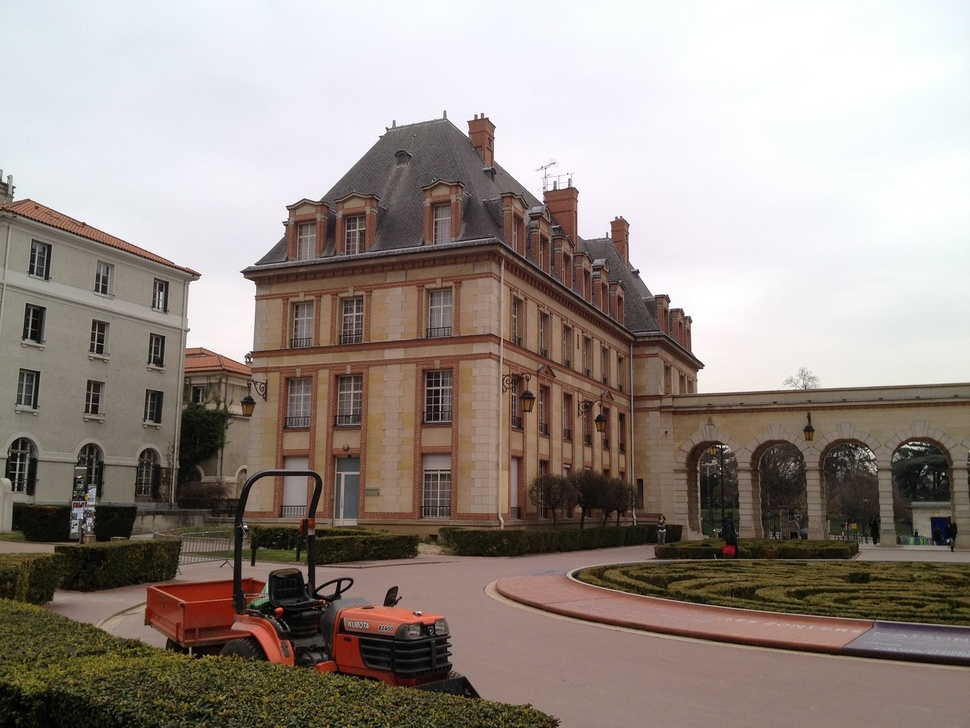
#> input picture images/ho1.jpg, 970 x 728 px, shrunk from 1306 x 980 before the run, found by its file name
$ python CV_Final.py
#> lines starting #> are read from the running program, lines starting #| are printed output that depends on the picture
import os
import numpy as np
from PIL import Image
import math


image_path = "C:/Users/ehy84/Desktop/YUJIN/2021-2/CV/CV_Final/images/" # 원본 이미지 디렉토리
opencv_canny_path = "C:/Users/ehy84/Desktop/YUJIN/2021-2/CV/CV_Final/images/cv2_test/" # cv2로 생성한 이미지 디렉토리
Thresholding_path = "C:/Users/ehy84/Desktop/YUJIN/2021-2/CV/CV_Final/images/Thresholding/" # Thresholding시 픽셀 값 설정 방법 다르게 생성한 이미지들 디렉토리
filter_path = "C:/Users/ehy84/Desktop/YUJIN/2021-2/CV/CV_Final/images/filter/" # filter 다르게 생성한 이미지들 디렉토리
image_name = ["ho1.jpg", "ho2.jpg", "ho3.jpg", "im2.png", "im6.png"] # 원본 이미지 이름
edge_name = ["15_5_0.jpg", "15_5_1.jpg", "15_5_2.jpg", "15_5_3.jpg", "15_5_4.jpg", "100_10_0.jpg", "100_10_1.jpg", "100_10_2.jpg", "100_10_3.jpg" ,"100_10_4.jpg"] # 생성한 이미지 이름

CHANNEL = 1

# 이미지 회색조 변환
def gray_scale(Image):
    len_row = len(Image)
    len_col = len(Image[0])
    len_channel = 3

    # 결과값으로 반환될 리스트
    result = [[[0 for c in range(CHANNEL)] for i in range(len_col)] for j in range(len_row)]

    for i in range(len_row):
        for j in range(len_col):
            value = 0
            #NTSC RGB to Grayscale 변환 공식 이용(png), PIL은 채널이 RGB 순서로 되어있기 때문에 아래와 같은 조건문 사용
            for c in range(len_channel):
                if c == 0:
                    value = value + 0.299 * Image[i][j][c]
                elif c == 1:
                    value = value + 0.587 * Image[i][j][c]
                elif c == 2:
                    value = value + 0.114 * Image[i][j][c]
            result[i][j][0] = value # 결과 리스트에 저장

    return result

# 차원 줄이기(grayscale 이미지의 shape은 (H, W)이고 아래 함수들에서 동작하는 이미지의 shape은 (H, W, C) 이다.)
def squeeze(Image):
    len_row = len(Image)
    len_col = len(Image[0])

    result = [[0 for i in range(len_col)] for j in range(len_row)] # 결과값

    for i in range(len_row):
        for j in range(len_col):
            for c in range(CHANNEL):
                value = Image[i][j][c] # Channel 차원의 value 받아오기
            result[i][j] = value # 2차원 이미지에 저장
    return result

# zero padding function
def zero_padding(Image):
    len_row = len(Image) # 행의 길이
    len_col = len(Image[0]) # 열의 길이

    zero_pad = [[0 for k in range(CHANNEL)] for i in range(len_col + 2)] # 이미지의 top과 bottom에 추가할 zero padding

    result_img = [[[0 for k in range(CHANNEL)] for i in range(0, len_col)] for j in range(len_row)] # 결과값으로 나갈 이미지

    # 결과값으로 나갈 이미지에 원래 이미지를 복사
    for i in range(len_row):
        for j in range(len_col):
            for c in range(CHANNEL):
                result_img[i][j][c] = Image[i][j][c]

    for i in range(0, len_row):
        result_img[i].insert(0, [0,0,0]) # 각 행의 맨 왼쪽에 zero padding
        result_img[i].append([0,0,0]) # 각 행의 맨 왼쪽에 zero padding

    result_img.insert(0, zero_pad) # 이미지의 top에 zero padding 추가
    result_img.append(zero_pad) # 이미지의 bottom에 zero padding 추가

    return result_img

# 2d convolution function
def conv2d(Image, Filter):

    len_row_img = len(Image) # 이미지 행의 길이
    len_col_img = len(Image[0]) # 이미지 열의 길이

    len_row_fil = len(Filter) # 필터 이미지 행의 길이
    len_col_fil = len(Filter[0]) # 필터 이미지 열의 길이

    row_out = len_row_img - len_row_fil + 1 # convolution 연산 결과로 나올 이미지 리스트의 행 길이
    col_out = len_col_img - len_col_fil + 1 # convolution 연산 결과로 나올 이미지 리스트의 열 길이

    out = [[[0 for k in range(CHANNEL)] for i in range(col_out)] for j in range(row_out)] # convolution 연산 결과로 나올 이미지 리스트

    # convolution 연산 반복문
    for i in range(row_out):
        for j in range(col_out):
            for c in range(CHANNEL): # RGB 채널마다 계산
                channel_val = 0 # 결과 이미지에 들어갈 값 0으로 초기화
                for k in range(len_row_fil):
                    for z in range(len_col_fil):
                        channel_val = channel_val + Image[i + k][j + z][c] * Filter[k][z][c] # convolution 연산
                out[i][j][c] = channel_val # 연산 수행 결과를 결과 이미지에 대입
    return out

def gaussian_smoothing(Image):
    Image = zero_padding(Image) # 가장자리 처리, 이미지 사이즈 변화를 막기 위한 zero padding
    Gaussain_Filter = [[[1/16 , 1/16, 1/16], [1/8 , 1/8, 1/8], [1/16 , 1/16, 1/16]],
                       [[1/8 , 1/8, 1/8], [1/4 , 1/4, 1/4], [1/8 , 1/8, 1/8]],
                       [[1/16 , 1/16, 1/16], [1/8 , 1/8, 1/8], [1/16 , 1/16, 1/16]]]
    result = conv2d(Image, Gaussain_Filter)
    return result

# partial derivative wrt x
# [183 lines left out: functions derivation_x, derivation_y, mag_or, NMS, Canny, PSNR, not called in this run]

#LoG
def LoG(Image):
    Image = gaussian_smoothing(Image) # gaussian smoothing
    Image = zero_padding(Image) # 가장자리 처리, 이미지 사이즈 변화를 막기 위한 zero padding
    Laplacian_filter = [[[0 for i in range(CHANNEL)], [1 for i in range(CHANNEL)], [0 for i in range(CHANNEL)]],
                       [[1 for i in range(CHANNEL)], [-4 for i in range(CHANNEL)], [1 for i in range(CHANNEL)]],
                       [[0 for i in range(CHANNEL)], [1 for i in range(CHANNEL)], [0 for i in range(CHANNEL)]]] # Laplacian filter
    result = conv2d(Image, Laplacian_filter)
    return result

def main():
    #edge image 생성
    for i in range(5): # 원본 이미지 5장 모두에 대해서
        img1 = Image.open(image_path + image_name[i]) # 이미지 로드
#> img1 is the input picture: PIL image 970x728 RGB; mean R, G, B 152.1, 141.8, 135.1
        img1 = np.array(img1) # 이미지 numpy array 변환
        img1 = img1.tolist() # numpy array를 list로 변환
#> img1 = 728 items
        img1 = gray_scale(img1) # gray scaling
#> in gray_scale, `len_row = len(Image)`: len_row = 728
#> in gray_scale, `len_col = len(Image[0])`: len_col = 970
#> after the loop in gray_scale, `for i in range(len_row):`: result = 728 items

        x_der = LoG(img1) # Canny edge detector 실행
#> in zero_padding, `len_row = len(Image)`: len_row = 728
#> after the loop in zero_padding, `for i in range(len_row):`: result_img = 728 items
#> in gaussian_smoothing, `Image = zero_padding(Image)`: Image = 730 items
#> in conv2d, `len_row_img = len(Image)`: len_row_img = 730
#> in conv2d, `len_col_img = len(Image[0])`: len_col_img = 972
#> in conv2d, `row_out = len_row_img - len_row_fil + 1`: row_out = 728
#> in conv2d, `col_out = len_col_img - len_col_fil + 1`: col_out = 970
#> after the loop in conv2d, `for i in range(row_out):`: out = 728 items
#> in LoG, `Image = zero_padding(Image)`: Image = 730 items
#> in LoG, `result = conv2d(Image, Laplacian_filter)`: result = 728 items
#> x_der = 728 items
        x_der = squeeze(x_der) # 이미지 저장을 위한 차원 축소
#> in squeeze, `len_row = len(Image)`: len_row = 728
#> after the loop in squeeze, `for i in range(len_row):`: result = 728 items
        x_der = np.array(x_der) # 리스트를 numpy array로 변환
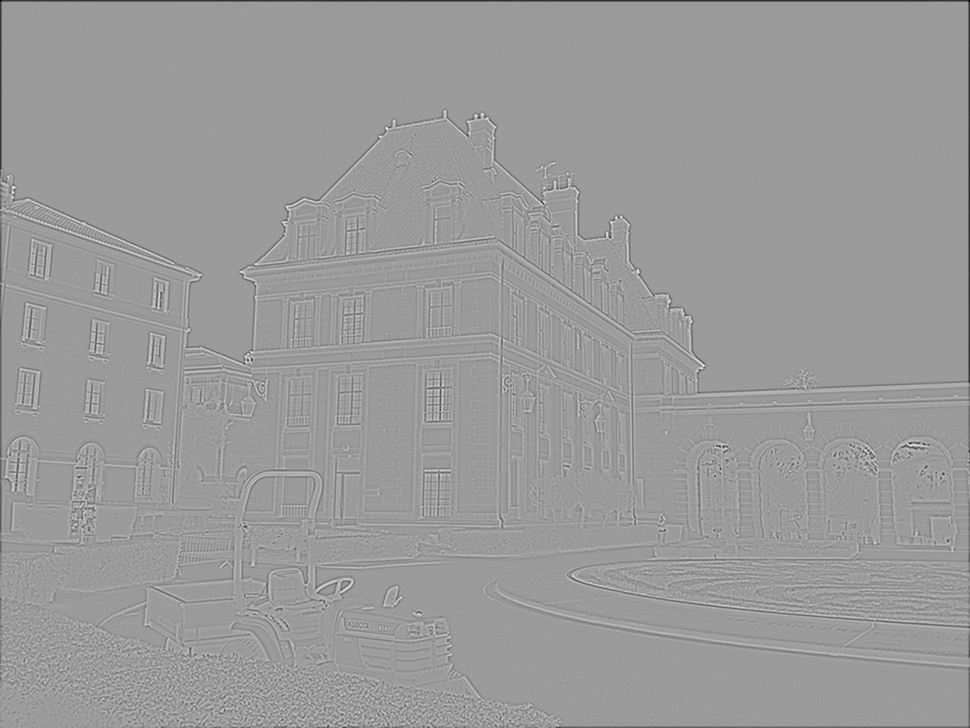
#> x_der: shape (728, 970) float64; min -178.9, max 115.2, mean -0.6; drawn with min black and max white
        x_der = Image.fromarray((x_der * 1).astype(np.float32)).convert('L') # numpy array를 PIL.Image화
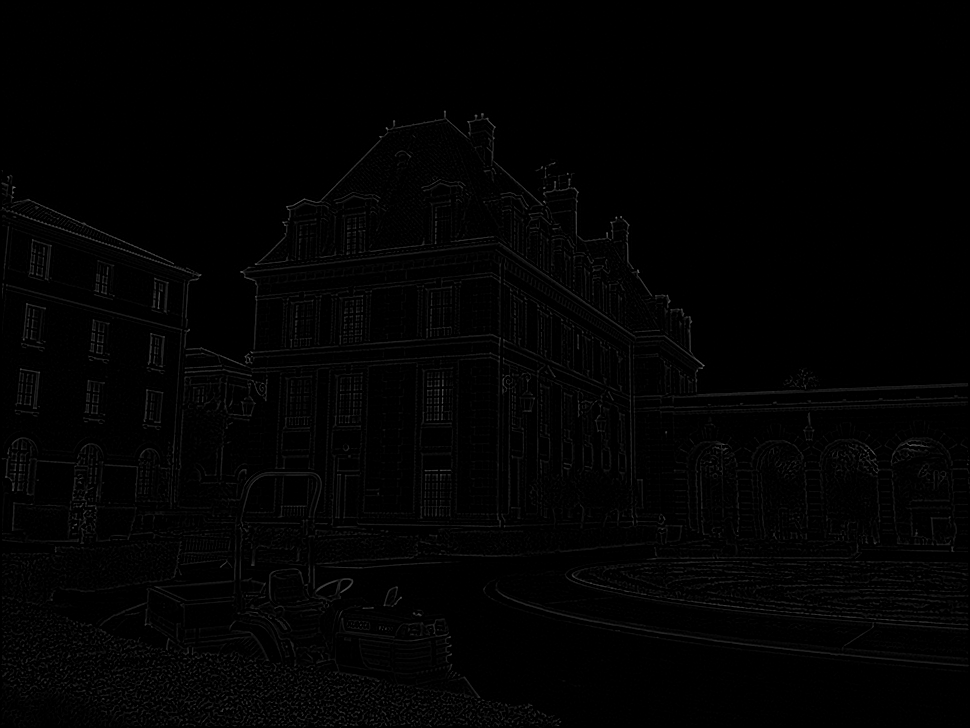
#> x_der: PIL image 970x728 L; min 0, max 115, mean 2.4
        x_der.save(image_path + "LoG_" + str(i) + ".JPG") # 이미지 저장
#> pass 2 of the loop in main, `for i in range(5):`:
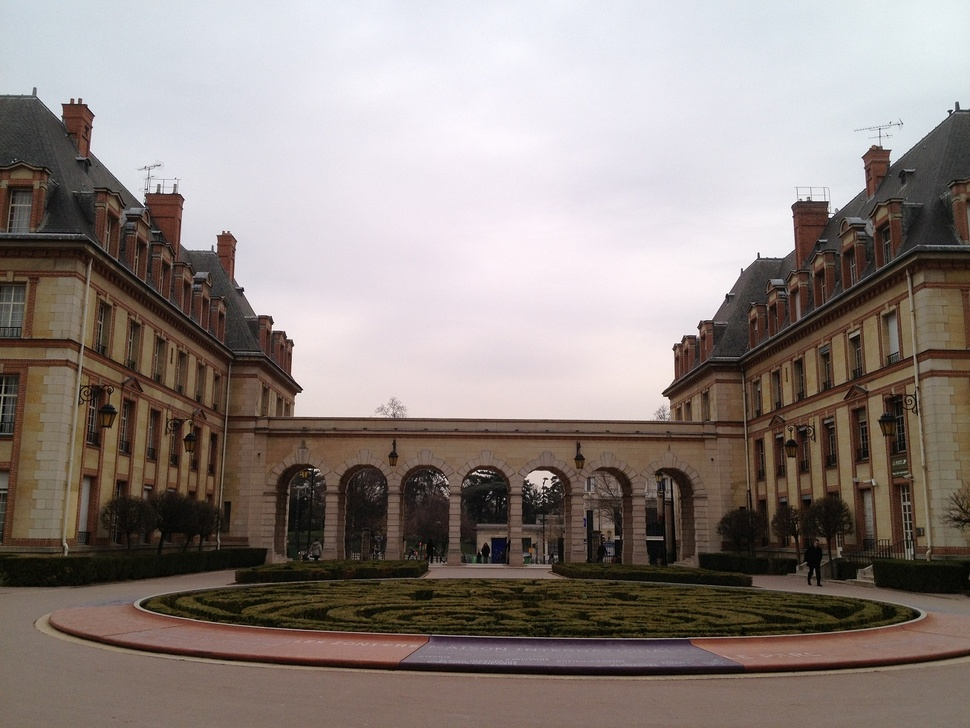
#> input picture images/ho2.jpg, 970 x 728 px, shrunk from 1306 x 980 before the run, found by its file name
#> in main, img1 is the input picture: PIL image 970x728 RGB; mean R, G, B 142.4, 132.2, 127.7
#> in main, `x_der = np.array(x_der)`:
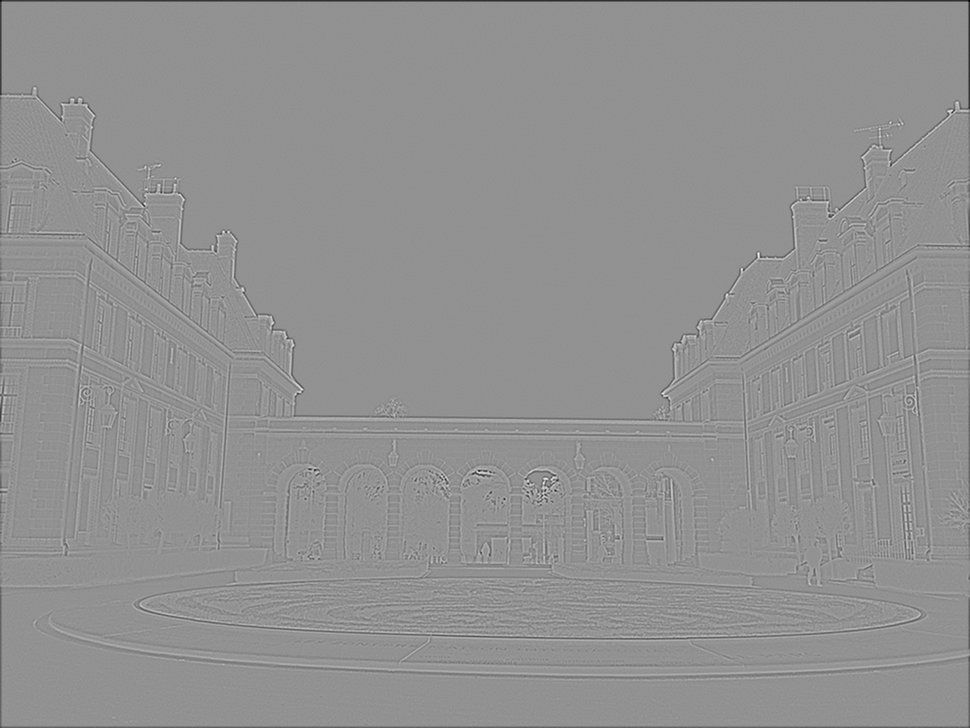
#> x_der: shape (728, 970) float64; min -174.2, max 129.7, mean -0.5; drawn with min black and max white
#> in main, `x_der = Image.fromarray((x_der * 1).astype(np.float32)).convert('L')`:
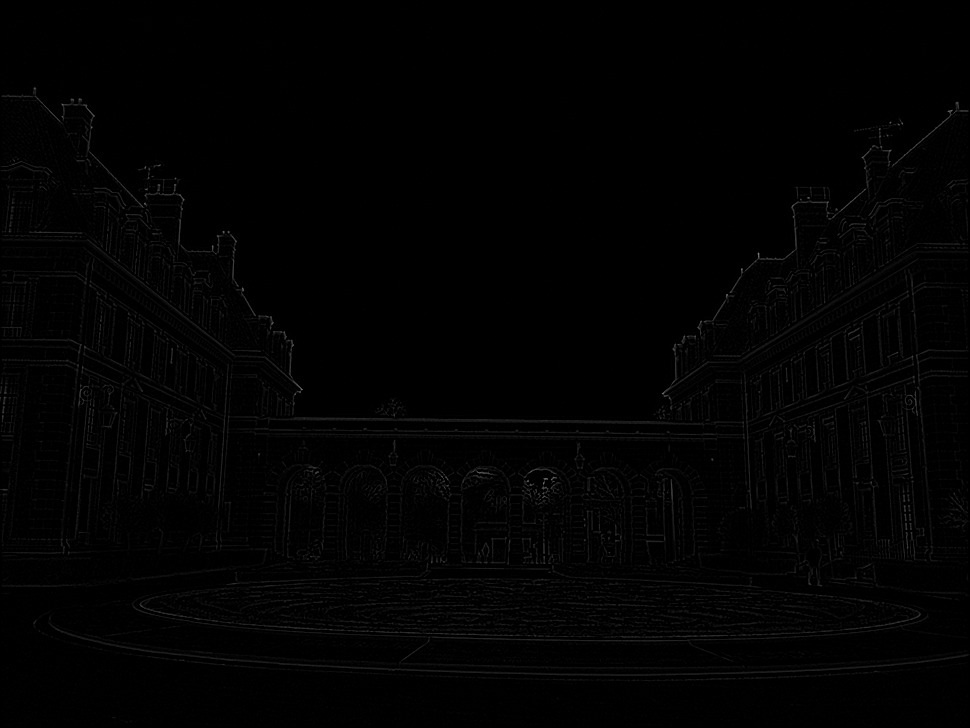
#> x_der: PIL image 970x728 L; min 0, max 129, mean 2.1
#> pass 3 of the loop in main, `for i in range(5):`:
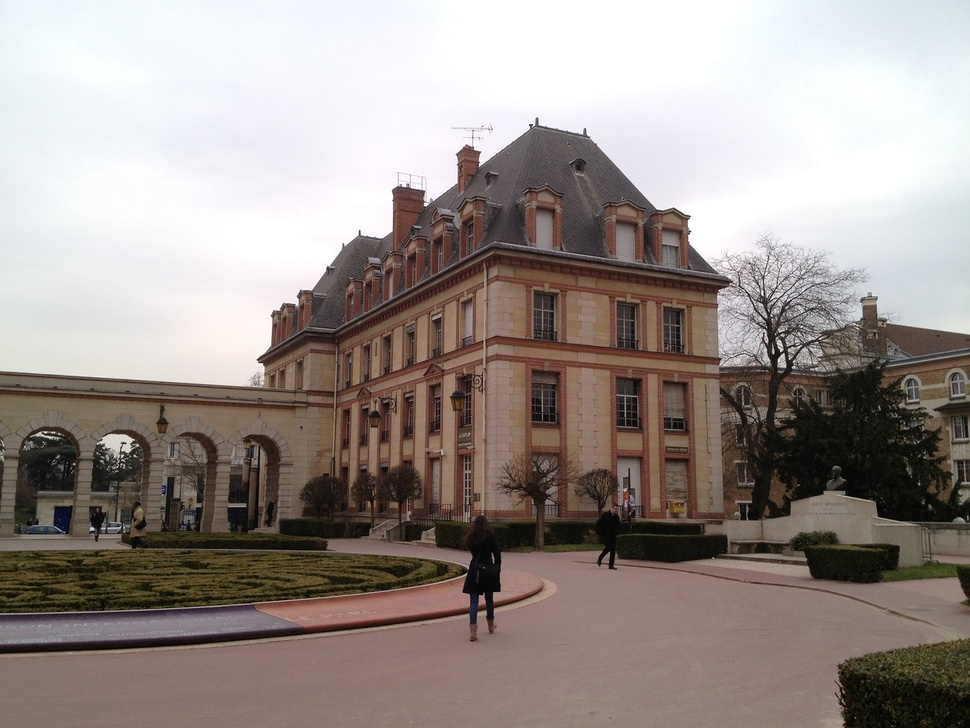
#> input picture images/ho3.jpg, 970 x 728 px, shrunk from 1306 x 980 before the run, found by its file name
#> in main, img1 is the input picture: PIL image 970x728 RGB; mean R, G, B 154.2, 144.7, 139.7
#> in main, `x_der = np.array(x_der)`:
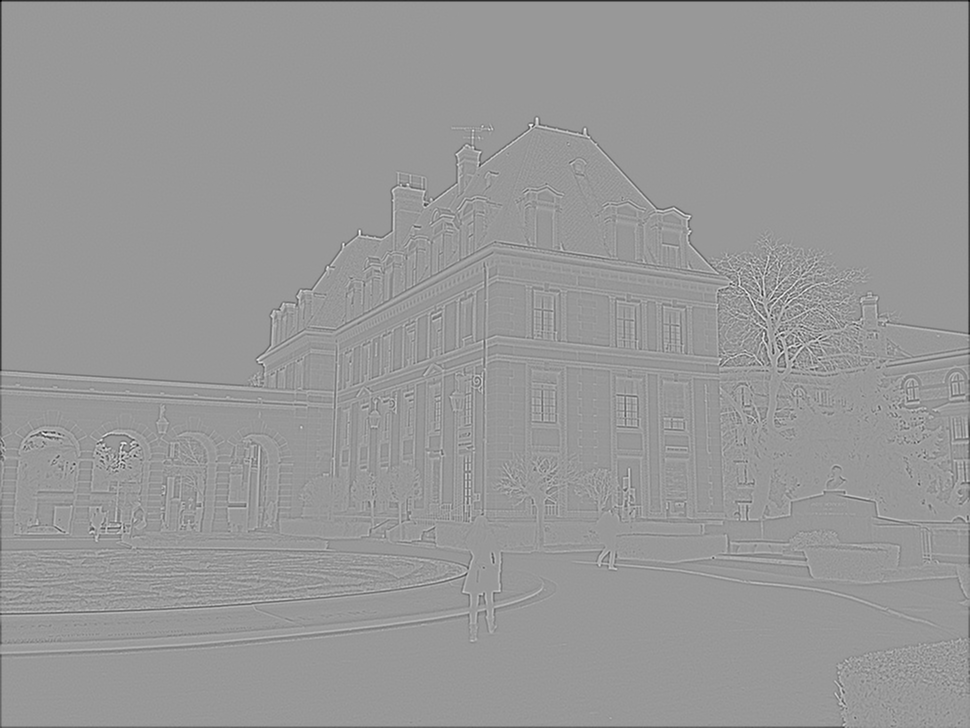
#> x_der: shape (728, 970) float64; min -180.6, max 121.3, mean -0.6; drawn with min black and max white
#> in main, `x_der = Image.fromarray((x_der * 1).astype(np.float32)).convert('L')`:
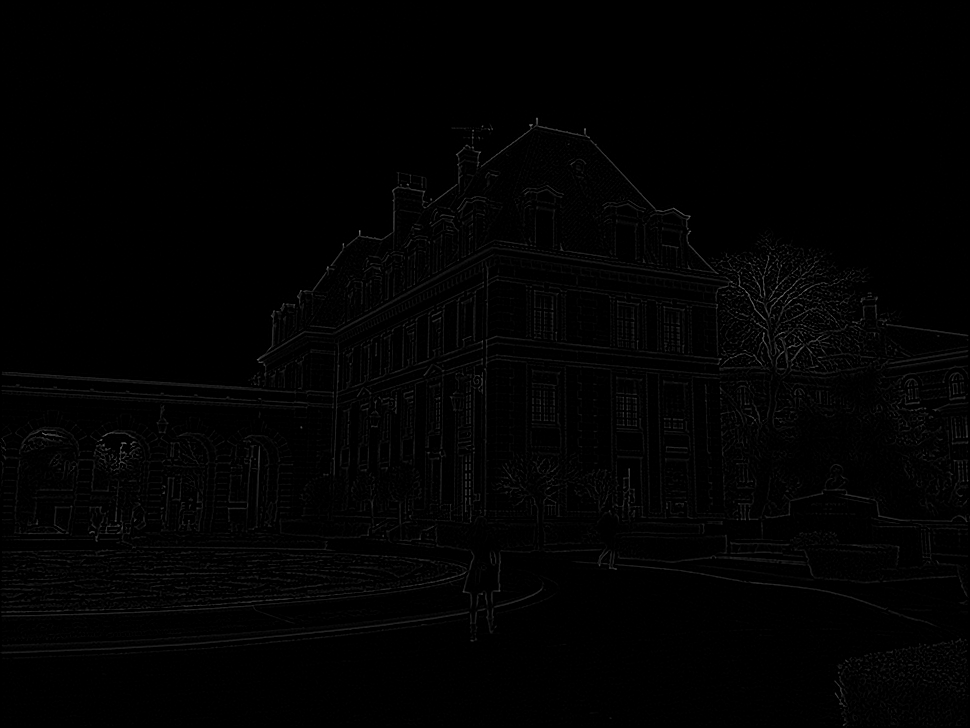
#> x_der: PIL image 970x728 L; min 0, max 121, mean 2.2
#> the loop made 5 passes; the first 3 are shown

    # PSNR 계산
    '''
    psnr = 0 # psnr 평균을 내기 위해 만든 변수

    for i in range(10):
        img1 = Image.open(opencv_canny_path + edge_name[i]) # 기준이 되는 cv2로 생성한 이미지 로드
        img1 = np.array(img1)
        img1 = img1.tolist()

        img2 = Image.open(filter_path + "sobel/" + edge_name[i]) # 비교할 이미지의 세부 디렉토리 입력 후 이미지 로드
        img2 = np.array(img2)
        img2 = img2.tolist()

        psnr = psnr + PSNR(img1, img2) # psnr 계산 후 저장

    print("PSNR of sobel : ", psnr / 10) # 평균 값 print
    '''

if __name__ == '__main__':
    main()
